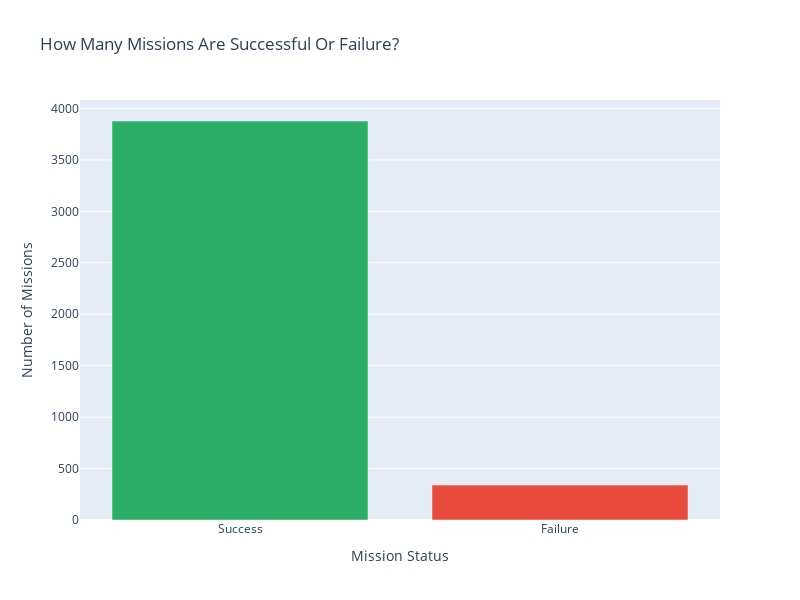

Here is the notebook cell this chart was saved with:
### Markdown cell above
### Number Of Successful Missions Vs. Failed Ones

### Code cell
mission_status = data.groupby("Mission_Status", as_index=True).size().sort_values(ascending=False)[:2]

fig = px.bar(mission_status,
             x=mission_status.index,
             y=mission_status.values,
             title="How Many Missions Are Successful Or Failure?",
             color_discrete_sequence=['#2BAE66', '#E94B3C'],
             color=mission_status.index,
             width=800,
             height=600
)

fig.update_layout(xaxis_title="Mission Status",
                  yaxis_title="Number of Missions")

fig.update_traces(hovertemplate='%{y} Missions',showlegend=False).show()
del mission_status

### Figure 1 — Plotly figure (JSON) as saved in the notebook; plotly's stock layout.template omitted (floating-point values rounded to 4 significant figures)
{"data": [{"alignmentgroup": "True", "hovertemplate": "%{y} Missions", "legendgroup": "Success", "marker": {"color": "#2BAE66", "pattern": {"shape": ""}}, "name": "Success", "offsetgroup": "Success", "orientation": "v", "showlegend": false, "textposition": "auto", "type": "bar", "x": ["Success"], "xaxis": "x", "y": [3878], "yaxis": "y"}, {"alignmentgroup": "True", "hovertemplate": "%{y} Missions", "legendgroup": "Failure", "marker": {"color": "#E94B3C", "pattern": {"shape": ""}}, "name": "Failure", "offsetgroup": "Failure", "orientation": "v", "showlegend": false, "textposition": "auto", "type": "bar", "x": ["Failure"], "xaxis": "x", "y": [339], "yaxis": "y"}], "layout": {"barmode": "relative", "height": 600, "legend": {"title": {"text": "Mission_Status"}, "tracegroupgap": 0}, "title": {"text": "How Many Missions Are Successful Or Failure?"}, "width": 800, "xaxis": {"anchor": "y", "categoryarray": ["Success", "Failure"], "categoryorder": "array", "domain": [0, 1], "title": {"text": "Mission Status"}}, "yaxis": {"anchor": "x", "domain": [0, 1], "title": {"text": "Number of Missions"}}}}
